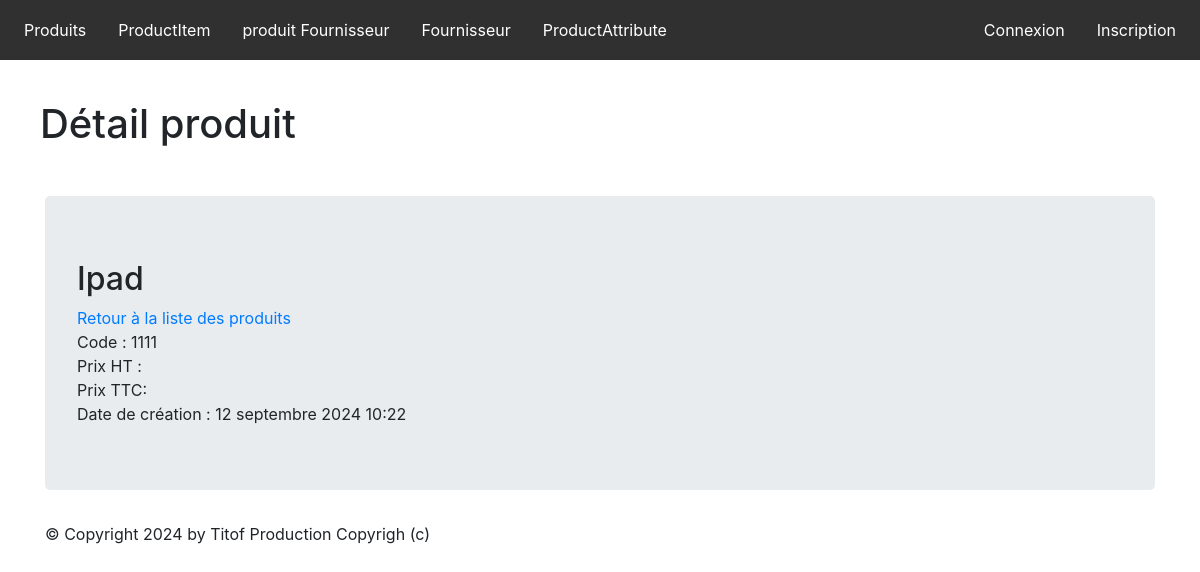
The app's page /monapp/product/1 with its own data.
### monapp/models.py (models this page shows, shortened)
class Product(models.Model):
    class Meta:
        verbose_name = "Produit"
    name          = models.CharField(max_length=100)
    code          = models.CharField(max_length=10, null=True, blank=True, unique=True)
    status        = models.SmallIntegerField(choices=PRODUCT_STATUS, default=0)
    date_creation = models.DateTimeField(blank=True, verbose_name="Date création")
    stock         = models.IntegerField(default= 0 ,validators=[MinValueValidator(0)])

### monapp/views.py (the view)
# urls.py: path("product/<int:pk>" ,views.ProductDetailView.as_view(), name="product-detail"),
class ProductDetailView(DetailView):
    model = Product
    template_name = "monapp/detail_product.html"
    context_object_name = "product"
    def get_context_data(self, **kwargs):
        context = super(ProductDetailView, self).get_context_data(**kwargs)
        context['titremenu'] = "Détail produit"
        return context

### monapp/templates/monapp/detail_product.html (shortened to what this page needs)
{% extends 'monapp/base.html' %}
{% block menu %}
<h1>{{titremenu}}</h1>
{% endblock %}
{% block contenu %}
<h2>{{ product.name }}</h2>
<ul>
<a href="{% url 'product-list' %}">Retour à la liste des produits</a>
<li>Code : {{ product.code }}</li>
<li>Prix HT : {{ product.price_ht }}</li>
<li>Prix TTC: {{ product.price_ttc }}</li>
<li>Date de création : {{ product.date_creation }}</li>
</ul>
{% endblock %}

### static/css/styles.css (style rules this page uses)
*, ul, li { padding: 0; margin: 0; }
a { text-decoration: none; }
ul, li { list-style: none; text-decoration: none; }
h1 { padding: 1em; }

### records on screen
Product: name "Ipad", code "1111", date_creation "12 septembre 2024 10:22"

### other values on screen
{{ titremenu }} "Détail produit"
